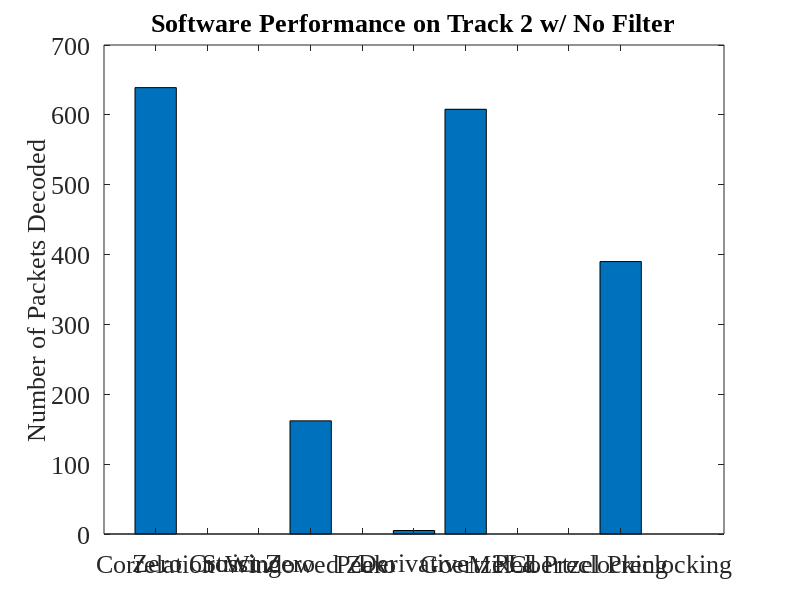

Write MATLAB code to recreate this figure. (Note: this script raises an error after producing the figure.)
fontSize = 19;
% .wav file	Filtering	Correlation	Zero Xing	Strict Xing	Windowed Zero	Peak	Derivative	Goertzel	PLL	PreClocking	Goertzel Pre
% OT3Test	None        40          35          40          39              3       40          40          40	0           40	
%           Bandpass	40          19          0           0               0       33          40          40	40          28	
%           6db         40          12          40          0               0       14          40          0	39          15	
% Gen200	None        200         200         200         200             200     200         200         200	0           200	
%           Bandpass	200         27          200         0               0       200         200         200	200         106	
%           6db         200         200         200         0               0       200         200         200	200         199	
% OT3WNoise	None        24          0           6           0               0       3           25          21	0           10	
%           Bandpass	24          6           2           0               0       5           23          23	17          11	
%           6db         11          1           9           0               0       4           6           14	6           5	
% LATrack1	None        946         460         568         298             0       543         965         925	0           564	
%           Bandpass	964         536         151         0               0       422         965         654	939         431	
%           6db         914         53          422         0               0       97          512         189	482         224	
% LATrack2	None        639         0           0           162             0       5           608         0	0           390	
%           Bandpass	872         0           0           0               0       0           448         0	939         230	
%           6db         958         209         74          0               0       254         956         0	947         392	

x = [639         0           0           162             0       5           608         0	0           390];
y = ['Correlation' 'Zero Crossing' 'Strict Zero' 'Windowed Zero' 'Peak' 'Derivative' 'Goertzel' 'PLL' 'Mixed Preclocking' 'Goertzel Preclocking'];
f = figure('Position',[0,0,1280,1024]);
set(gcf,'color','w');
bar(x);
filename = 'Software Performance on Track 2 w/ No Filter';
title(filename);
%xlabel('Devices');
ylabel('Number of Packets Decoded');
set(gca,'XTickLabel',{'Correlation' 'Zero Crossing' 'Strict Zero' 'Windowed Zero' 'Peak' 'Derivative' 'Goertzel' 'PLL' 'Mixed Preclocking' 'Goertzel Preclocking'})
set(gca,'FontSize',fontSize, 'FontName', 'Times New Roman');
set(findall(gcf,'type','text'),'FontSize',fontSize, 'FontName', 'Times New Roman');
rotateXLabels(gca, 45)
set(gca, 'xtick', [])
grid on
saveas(f, strcat('.\..\..\..\rrxthesis\images\',regexprep(filename,'[^\w'']',''),'.png'));
pause();
close(f);
clear all;
